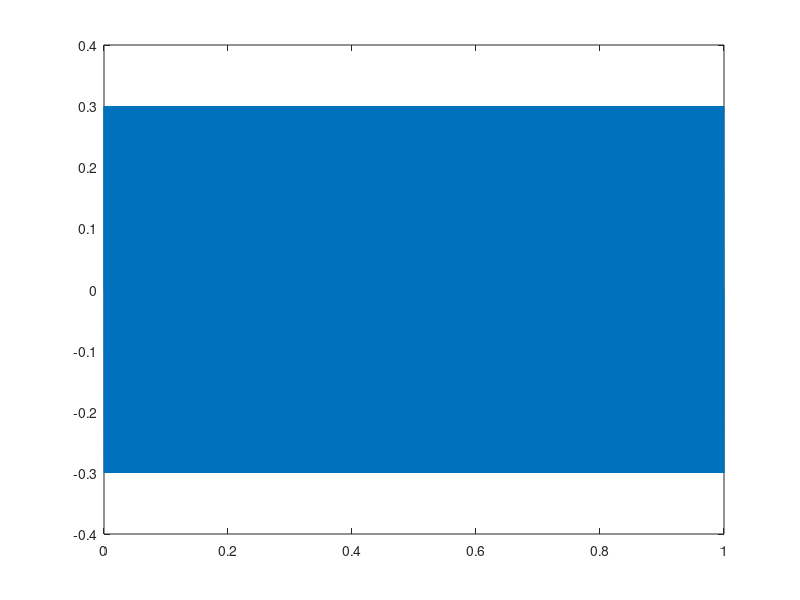
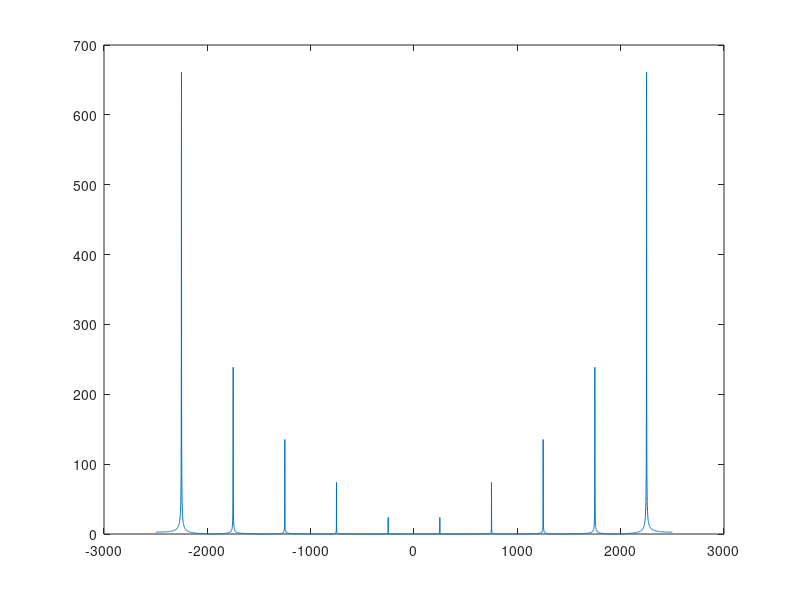
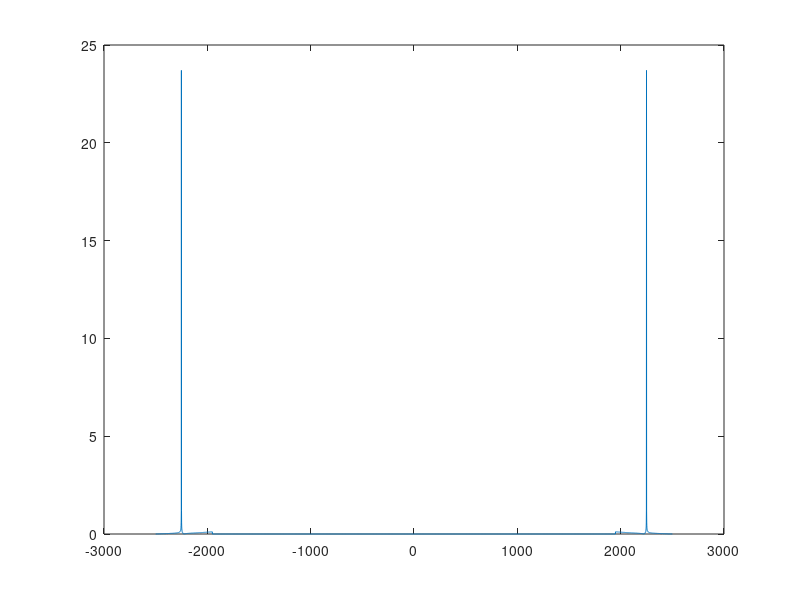
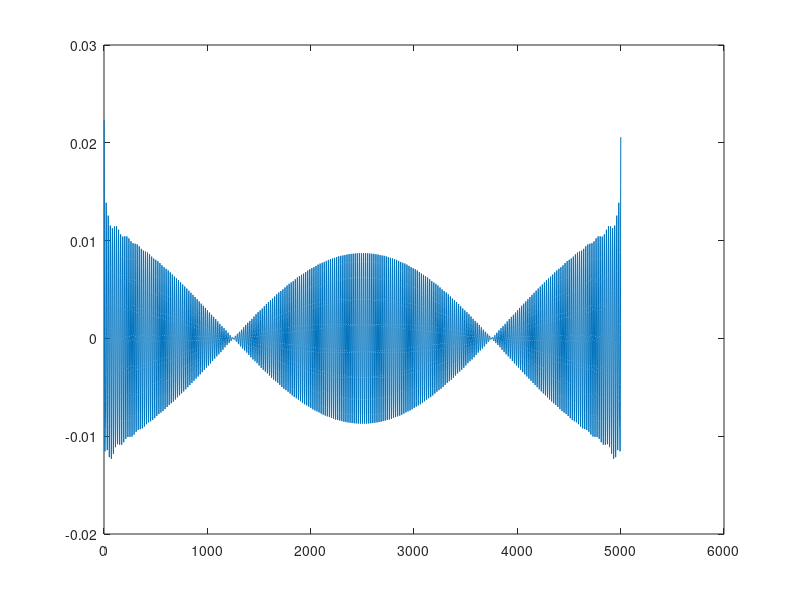

These figures' MATLAB source, in order:
%Week 4
%Lab 1b



%Part 1, Fa = 2Hz
x=zeros(10,128);
t1=[0:1/128:1-1/128];
z=cos(2*pi*2*t1);
x(1,:)=z;
x=reshape(x,1,1280);
% figure(1);plot(x)
% figure(2);plot(z)
%Looks like a cos wave


  X = fftshift(fft(x));
  X_mag = abs(X);
  df = -1280/2:1:1280/2 - 1;
%  figure(3);
%  plot(df,X_mag);
  
  
 
  %Part 2
%   X_mag2 = X_mag
%   X_mag2(1,65:1217) = 0;
%   figure(1);
%   plot(fftshift(X_mag2));
%   figure(2);
%   plot(ifft((X_mag2)));
  
  
  
  
  %Part 3
fb = 2250;
Fs = 5000;
Ts = 1/Fs;

t2 = [0:Ts:1];
y = sin(2*pi*fb*t2);
y(y>0.3) = 0.3;
y(y<-0.3) = -0.3;
figure(2);
plot(t2,y);
  

Y = fftshift(fft(y));
% Y = fft(y);
Y_mag = abs(Y);
df = -Fs/2:1:Fs/2;
figure(3);
plot(df,Y_mag);


Y_mag2 = Y_mag;
Y_mag2(1,1:1950) = 0;
Y_mag2(1,end-1950:end) = 0;
% Y_mag2(1,500:450) = 0
 Y_mag2 = fftshift(Y_mag2);

figure(4);
plot(df,Y_mag2);
 figure(5);
 plot(real(ifft((Y_mag2))));




% Y_mag2 = Y_mag;
% Y_mag2(1,3:2) = 0;
% figure(4)
% plot(ifft((Y_mag2)));  
  
  
%   
%   n = 128
%   df2 = -n/2:1:n/2 - 1;
%   X_mag2 = fftshift(X_mag(1:n));
%   figure(4);
%   plot(df2,X_mag2);
%   
%   figure(5);
%   plot(ifft(fftshift(X_mag2)));
  
  
%   Z = fftshift(fft(z));
%   Z_mag = abs(Z);
%   df = -128/2:1:128/2 - 1;
%   figure(4);
%   plot(df,Z_mag);





  
  
  
  
  
  
  
  
% % Resolution =Fs/N;


%Part 2


